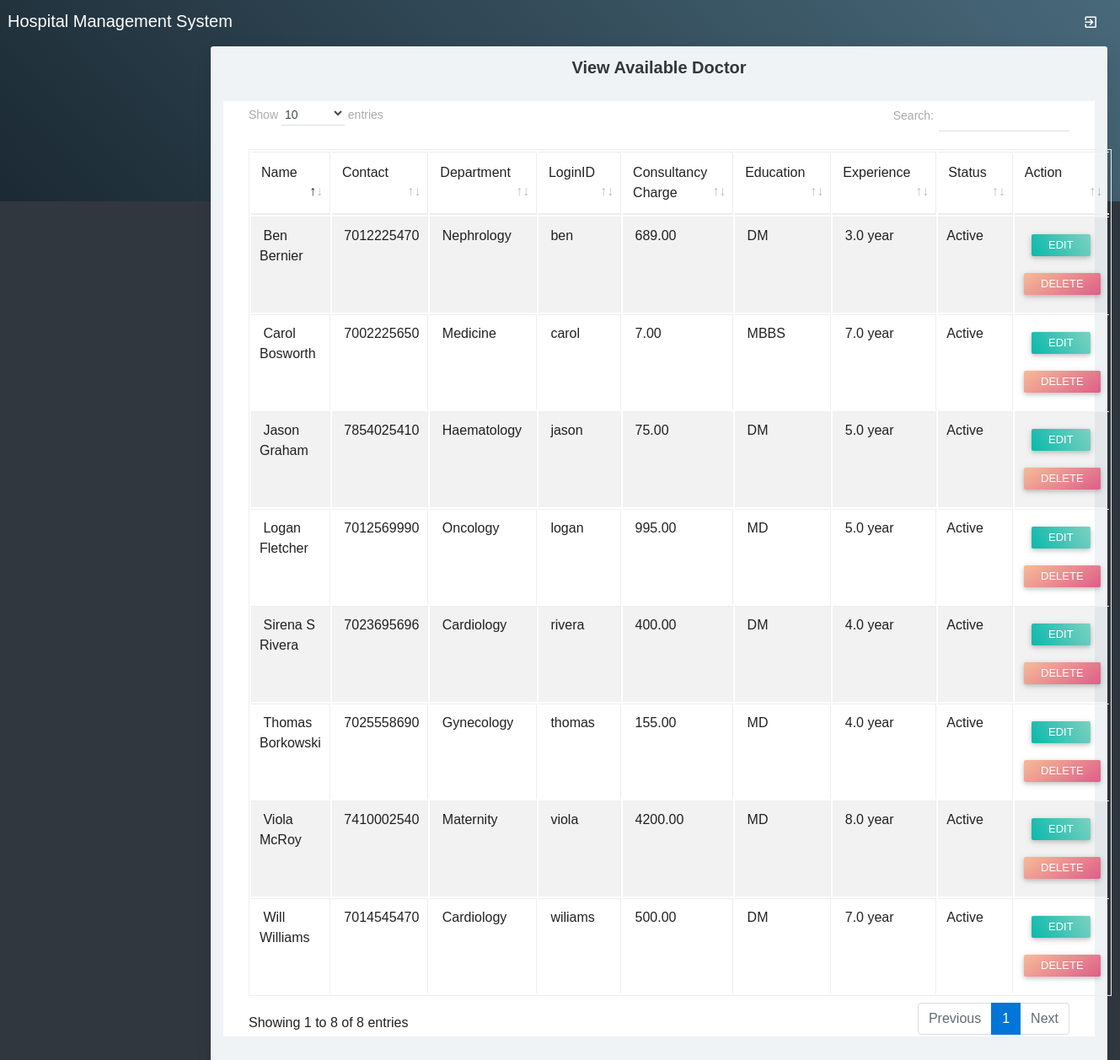
The app's page /viewdoctor.php with its own data.
### tables this page shows
CREATE TABLE `doctor` (
  `doctorid` int(10) NOT NULL,
  `doctorname` varchar(50) NOT NULL,
  `mobileno` varchar(15) NOT NULL,
  `departmentid` int(10) NOT NULL,
  `loginid` varchar(25) NOT NULL,
  `password` varchar(25) NOT NULL,
  `status` varchar(10) NOT NULL,
  `education` varchar(25) NOT NULL,
  `experience` float(11,1) NOT NULL,
  `consultancy_charge` float(10,2) NOT NULL
);

CREATE TABLE `department` (
  `departmentid` int(10) NOT NULL,
  `departmentname` varchar(100) NOT NULL,
  `description` text NOT NULL,
  `status` varchar(10) NOT NULL
);

### viewdoctor.php (the view, shortened to what this page needs)
<?php
include("adformheader.php");
include("dbconnection.php");
?>
<div class="container-fluid">
	<div class="block-header">
		<h2 class="text-center">View Available Doctor</h2>
	</div>
<div class="card">
	<section class="container">
		<table class="table table-bordered table-striped table-hover js-basic-example dataTable">
			<thead>
				<tr>
					<td>Name</td>
					<td>Contact</td>
					<td>Department</td>
					<td>LoginID</td>
					<td>Consultancy Charge</td>
					<td>Education</td>
					<td>Experience</td>
					<td>Status</td>
					<td>Action</td>
				</tr>
			</thead>
			<tbody>
				<?php
				$sql ="SELECT * FROM doctor";
				$qsql = mysqli_query($con,$sql);
				while($rs = mysqli_fetch_array($qsql))
				{
					$sqldept = "SELECT * FROM department WHERE departmentid='$rs[departmentid]'";
					$qsqldept = mysqli_query($con,$sqldept);
					$rsdept = mysqli_fetch_array($qsqldept);
					echo "<tr>
					<td>&nbsp;$rs[doctorname]</td>
					<td>&nbsp;$rs[mobileno]</td>
					<td>&nbsp;$rsdept[departmentname]</td>
					<td>&nbsp;$rs[loginid]</td>
					<td>&nbsp;$rs[consultancy_charge]</td>
					<td>&nbsp;$rs[education]</td>
					<td>&nbsp;$rs[experience] year</td>
					<td>$rs[status]</td>
					<td>&nbsp;
					<a href='doctor.php?editid=$rs[doctorid]' class='btn btn-sm btn-raised g-bg-cyan'>Edit</a> <a href='viewdoctor.php?delid=$rs[doctorid]' class='btn btn-sm btn-raised g-bg-blush2'>Delete</a> </td>
					</tr>";
				}
				?>      </tbody>
			</table>
		</section>
	</div>
</div>
	<?php
	include("adformfooter.php");
	?>

### records on screen
doctor: doctorname "Carol Bosworth", mobileno "7002225650", departmentid.departmentname "Medicine", loginid "carol", consultancy_charge "7.00", education "MBBS", experience "7.0", status "Active"
doctor: doctorname "Sirena S Rivera", mobileno "7023695696", departmentid.departmentname "Cardiology", loginid "rivera", consultancy_charge "400.00", education "DM", experience "4.0", status "Active"
doctor: doctorname "Will Williams", mobileno "7014545470", departmentid.departmentname "Cardiology", loginid "wiliams", consultancy_charge "500.00", education "DM", experience "7.0", status "Active"
doctor: doctorname "Thomas Borkowski", mobileno "7025558690", departmentid.departmentname "Gynecology", loginid "thomas", consultancy_charge "155.00", education "MD", experience "4.0", status "Active"
doctor: doctorname "Jason Graham", mobileno "7854025410", departmentid.departmentname "Haematology", loginid "jason", consultancy_charge "75.00", education "DM", experience "5.0", status "Active"
doctor: doctorname "Viola McRoy", mobileno "7410002540", departmentid.departmentname "Maternity", loginid "viola", consultancy_charge "4200.00", education "MD", experience "8.0", status "Active"
doctor: doctorname "Logan Fletcher", mobileno "7012569990", departmentid.departmentname "Oncology", loginid "logan", consultancy_charge "995.00", education "MD", experience "5.0", status "Active"
doctor: doctorname "Ben Bernier", mobileno "7012225470", departmentid.departmentname "Nephrology", loginid "ben", consultancy_charge "689.00", education "DM", experience "3.0", status "Active"
